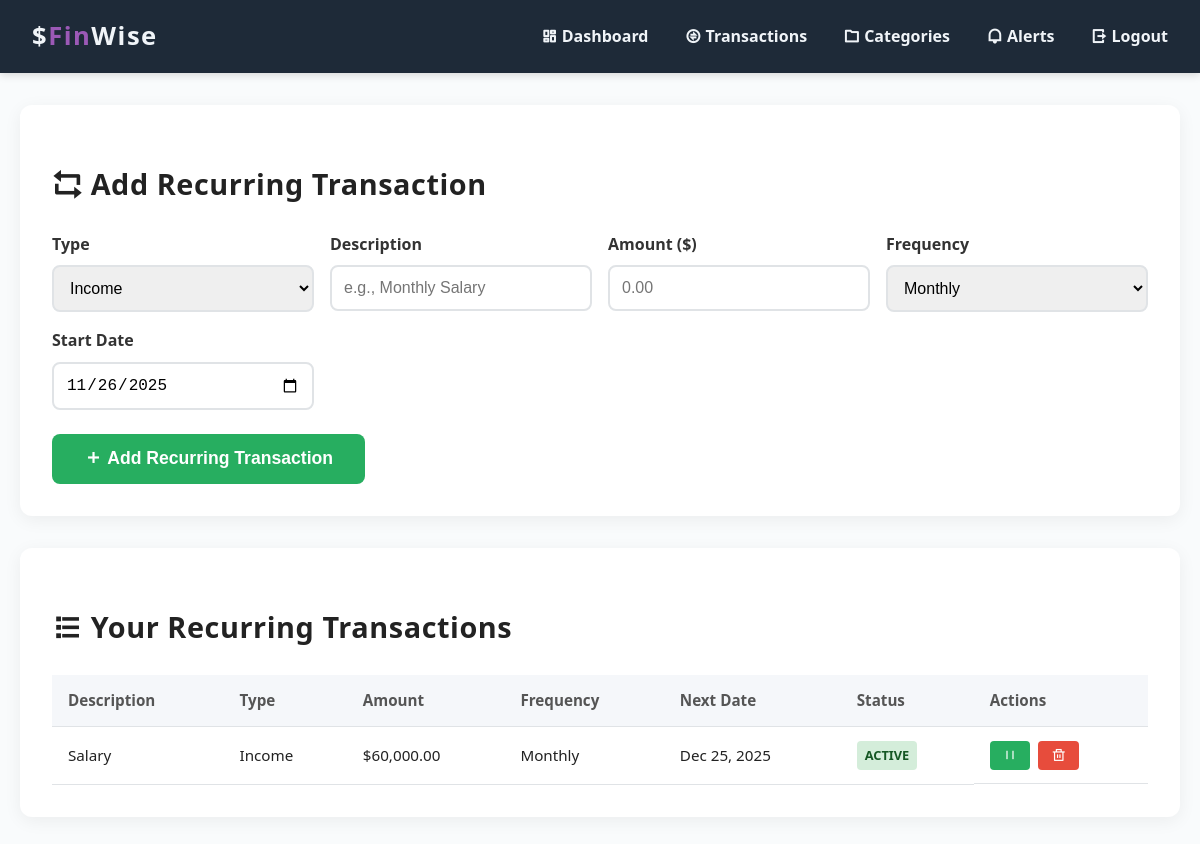
Page /recurring_transactions.php (signed in) on the committed database.
### tables this page shows
CREATE TABLE `recurring_transactions` (
  `id` int(11) NOT NULL,
  `user_id` int(11) NOT NULL,
  `type` enum('income','expense') NOT NULL,
  `description` varchar(255) NOT NULL,
  `amount` decimal(10,2) NOT NULL,
  `frequency` enum('daily','weekly','bi-weekly','monthly','quarterly','yearly') NOT NULL,
  `start_date` date NOT NULL,
  `category` varchar(100) DEFAULT NULL,
  `last_added_date` date DEFAULT NULL,
  `is_active` tinyint(1) DEFAULT 1,
  `created_at` timestamp NOT NULL DEFAULT current_timestamp()
);

### recurring_transactions.php (the view, shortened to what this page needs)
<?php
include 'db.php';
$user_id = $_SESSION['user_id'];
$sql = "SELECT * FROM recurring_transactions WHERE user_id = ? ORDER BY created_at DESC";
$stmt = $conn->prepare($sql);
$stmt->bind_param("i", $user_id);
$stmt->execute();
$result = $stmt->get_result();
$recurring_transactions = [];
while ($row = $result->fetch_assoc()) {
    $recurring_transactions[] = $row;
}
function getNextDate($last_date, $frequency) {
    $date = new DateTime($last_date);
    switch ($frequency) {
        case 'monthly':
            $date->modify('+1 month');
            break;
    }
    return $date->format('Y-m-d');
}
?>
<!DOCTYPE html>
<html lang="en">
<head>
    <link rel="stylesheet" href="https://cdn.jsdelivr.net/npm/remixicon/fonts/remixicon.css" />
</head>
<body>
<nav>
    <div class="logo">$<span>Fin</span>Wise</div>
    <div class="nav-links">
        <a href="dashboard.php"><i class="ri-dashboard-line"></i> Dashboard</a>
        <a href="../dbms/transaction.php"><i class="ri-exchange-line"></i> Transactions</a>
        <a href="manage_categories.php"><i class="ri-folder-line"></i> Categories</a>
        <a href="notifications.php"><i class="ri-notification-line"></i> Alerts</a>
        <a href="logout.php"><i class="ri-logout-box-r-line"></i> Logout</a>
    </div>
</nav>
<main>
    <div class="section">
        <h2><i class="ri-repeat-line"></i> Add Recurring Transaction</h2>
        <form method="POST" class="recurring-form">
            <div class="form-grid">
                <div class="form-group">
                    <label for="type">Type</label>
                    <select name="type" id="type" required>
                        <option value="income">Income</option>
                    </select>
                </div>
                <div class="form-group">
                    <label for="description">Description</label>
                    <input type="text" name="description" id="description" required placeholder="e.g., Monthly Salary" />
                </div>
                <div class="form-group">
                    <label for="amount">Amount ($)</label>
                    <input type="number" name="amount" id="amount" step="0.01" min="0.01" required placeholder="0.00" />
                </div>
                <div class="form-group">
                    <label for="frequency">Frequency</label>
                    <select name="frequency" id="frequency" required>
                        <option value="monthly" selected>Monthly</option>
                    </select>
                </div>
                <div class="form-group">
                    <label for="start_date">Start Date</label>
                    <input type="date" name="start_date" id="start_date" required value="<?php echo date('Y-m-d'); ?>" />
                </div>
            </div>
            <button type="submit" class="add-btn">
                <i class="ri-add-line"></i> Add Recurring Transaction
            </button>
        </form>
    </div>
    <div class="section">
        <h2><i class="ri-list-check"></i> Your Recurring Transactions</h2>
        <?php if (empty($recurring_transactions)): ?>
            <p style="text-align: center; padding: 2rem; color: #666;">
                <i class="ri-calendar-line" style="font-size: 3rem; display: block; margin-bottom: 1rem;"></i>
                No recurring transactions set up yet.
            </p>
        <?php else: ?>
            <table>
                <thead>
                    <tr>
                        <th>Description</th>
                        <th>Type</th>
                        <th>Amount</th>
                        <th>Frequency</th>
                        <th>Next Date</th>
                        <th>Status</th>
                        <th>Actions</th>
                    </tr>
                </thead>
                <tbody>
                    <?php foreach ($recurring_transactions as $transaction): ?>
                        <tr>
                            <td><?php echo htmlspecialchars($transaction['description']); ?></td>
                            <td><?php echo ucfirst($transaction['type']); ?></td>
                            <td>$<?php echo number_format($transaction['amount'], 2); ?></td>
                            <td><?php echo ucfirst(str_replace('-', ' ', $transaction['frequency'])); ?></td>
                            <td><?php echo date("M j, Y", strtotime(getNextDate($transaction['last_added_date'] ?? $transaction['start_date'], $transaction['frequency']))); ?></td>
                            <td><span class="status-badge <?php echo $transaction['is_active'] ? 'active' : 'inactive'; ?>"><?php echo $transaction['is_active'] ? 'Active' : 'Inactive'; ?></span></td>
                            <td class="actions">
                                <form method="POST" style="display: inline;">
                                    <button type="submit" class="action-btn toggle-btn <?php echo $transaction['is_active'] ? 'active' : 'inactive'; ?>">
                                        <i class="ri-<?php echo $transaction['is_active'] ? 'pause' : 'play'; ?>-line"></i>
                                    </button>
                                </form>
                                <form method="POST" style="display: inline;" onsubmit="return confirm('Delete this recurring transaction?')">
                                    <button type="submit" class="action-btn delete-btn">
                                        <i class="ri-delete-bin-line"></i>
                                    </button>
                                </form>
                            </td>
                        </tr>
                    <?php endforeach; ?>
                </tbody>
            </table>
        <?php endif; ?>
    </div>
</main>
</body>
</html>

### recurring_transactions.php (style rules this page uses)
* { box-sizing: border-box; }
body { font-family: 'Segoe UI', Tahoma, Geneva, Verdana, sans-serif; background: #f9fbfc; margin: 0; padding: 0; color: #222; line-height: 1.6; }
nav { position: sticky; top: 0; background: #1e2a38; color: #f0f4f8; padding: 1rem 2rem; display: flex; justify-content: space-between; align-items: center; z-index: 999; box-shadow: 0 2px 8px rgba(0, 0, 0, 0.15); }
nav .logo { font-weight: 700; font-size: 1.6rem; letter-spacing: 1.5px; }
nav .logo span { color: #9b59b6; }
nav .nav-links a { color: #f0f4f8; margin-left: 2rem; text-decoration: none; font-weight: 600; font-size: 1rem; transition: color 0.3s ease; }
main { max-width: 1200px; margin: 2rem auto 4rem; padding: 0 1.25rem; }
.section { background: white; border-radius: 12px; box-shadow: 0 4px 18px rgba(0, 0, 0, 0.06); margin-bottom: 2rem; padding: 2rem; transition: box-shadow 0.3s ease; }
h2 { font-size: 1.8rem; margin-bottom: 1.5rem; font-weight: 700; color: #222; letter-spacing: 0.02em; }
.form-grid { display: grid; grid-template-columns: repeat(auto-fit, minmax(250px, 1fr)); gap: 1rem; margin-bottom: 1.5rem; }
.form-group { display: flex; flex-direction: column; }
.form-group label { font-weight: 600; margin-bottom: 0.5rem; color: #333; }
.form-group input, .form-group select { padding: 0.75rem; border: 2px solid #e0e3e6; border-radius: 8px; font-size: 1rem; transition: border-color 0.3s ease; }
.add-btn { padding: 0.9rem 2rem; background: #27ae60; color: white; border: none; border-radius: 8px; font-size: 1.1rem; font-weight: 700; cursor: pointer; transition: background-color 0.3s ease; }
table { width: 100%; border-collapse: collapse; font-size: 0.95rem; }
th, td { padding: 0.85rem 1rem; border-bottom: 1px solid #e0e3e6; text-align: left; }
th { background: #f5f7fa; font-weight: 700; color: #555; }
.status-badge { display: inline-block; padding: 0.25rem 0.5rem; border-radius: 4px; font-size: 0.8rem; font-weight: 600; text-transform: uppercase; }
.active { background: #d4edda; color: #155724; }
.actions { display: flex; gap: 0.5rem; }
.action-btn { padding: 0.4rem 0.8rem; border: none; border-radius: 4px; font-size: 0.9rem; cursor: pointer; transition: all 0.3s ease; }
.toggle-btn.active { background: #27ae60; color: white; }
.delete-btn { background: #e74c3c; color: white; }

### rows in the picture
recurring_transactions: description "Salary", type "Income", amount "60,000.00", frequency "Monthly", last_added_date+start_date+frequency "Dec 25, 2025", is_active "ACTIVE"
